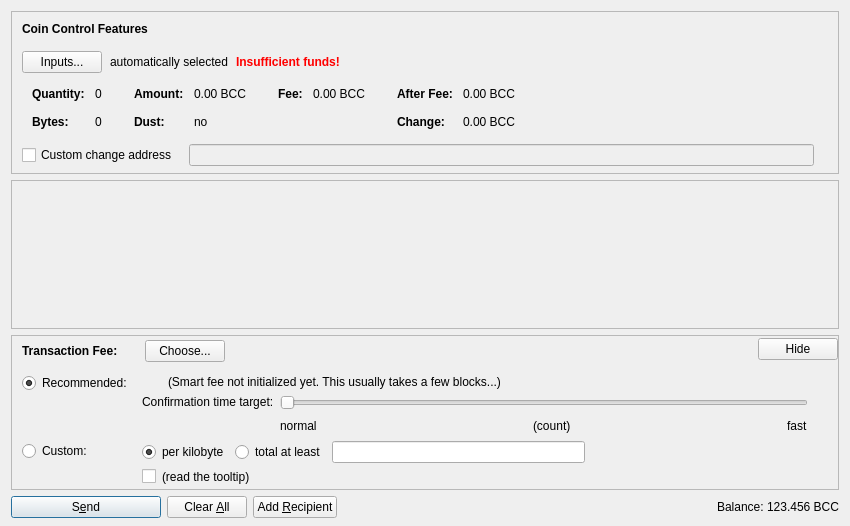
<?xml version="1.0" encoding="UTF-8"?>
<ui version="4.0">
 <class>SendCoinsDialog</class>
 <widget class="QDialog" name="SendCoinsDialog">
  <property name="geometry">
   <rect>
    <x>0</x>
    <y>0</y>
    <width>850</width>
    <height>526</height>
   </rect>
  </property>
  <property name="windowTitle">
   <string>Send Coins</string>
  </property>
  <layout class="QVBoxLayout" name="verticalLayout" stretch="0,1,0,0">
   <property name="bottomMargin">
    <number>8</number>
   </property>
   <item>
    <widget class="QFrame" name="frameCoinControl">
     <property name="sizePolicy">
      <sizepolicy hsizetype="Expanding" vsizetype="Expanding">
       <horstretch>0</horstretch>
       <verstretch>0</verstretch>
      </sizepolicy>
     </property>
     <property name="maximumSize">
      <size>
       <width>16777215</width>
       <height>16777215</height>
      </size>
     </property>
     <property name="frameShape">
      <enum>QFrame::StyledPanel</enum>
     </property>
     <property name="frameShadow">
      <enum>QFrame::Sunken</enum>
     </property>
     <layout class="QVBoxLayout" name="verticalLayoutCoinControl2">
      <property name="spacing">
       <number>0</number>
      </property>
      <property name="leftMargin">
       <number>0</number>
      </property>
      <property name="topMargin">
       <number>0</number>
      </property>
      <property name="rightMargin">
       <number>0</number>
      </property>
      <property name="bottomMargin">
       <number>6</number>
      </property>
      <item>
       <layout class="QVBoxLayout" name="verticalLayoutCoinControl" stretch="0,0,0,0,1">
        <property name="spacing">
         <number>0</number>
        </property>
        <property name="leftMargin">
         <number>10</number>
        </property>
        <property name="topMargin">
         <number>10</number>
        </property>
        <item>
         <layout class="QHBoxLayout" name="horizontalLayoutCoinControl1">
          <property name="bottomMargin">
           <number>15</number>
          </property>
          <item>
           <widget class="QLabel" name="labelCoinControlFeatures">
            <property name="sizePolicy">
             <sizepolicy hsizetype="Preferred" vsizetype="Maximum">
              <horstretch>0</horstretch>
              <verstretch>0</verstretch>
             </sizepolicy>
            </property>
            <property name="font">
             <font>
              <weight>75</weight>
              <bold>true</bold>
             </font>
            </property>
            <property name="styleSheet">
             <string notr="true">font-weight:bold;</string>
            </property>
            <property name="text">
             <string>Coin Control Features</string>
            </property>
           </widget>
          </item>
         </layout>
        </item>
        <item>
         <layout class="QHBoxLayout" name="horizontalLayoutCoinControl2" stretch="0,0,0,0">
          <property name="spacing">
           <number>8</number>
          </property>
          <property name="bottomMargin">
           <number>10</number>
          </property>
          <item>
           <widget class="QPushButton" name="pushButtonCoinControl">
            <property name="styleSheet">
             <string notr="true"/>
            </property>
            <property name="text">
             <string>Inputs...</string>
            </property>
            <property name="autoDefault">
             <bool>false</bool>
            </property>
           </widget>
          </item>
          <item>
           <widget class="QLabel" name="labelCoinControlAutomaticallySelected">
            <property name="text">
             <string>automatically selected</string>
            </property>
            <property name="margin">
             <number>5</number>
            </property>
           </widget>
          </item>
          <item>
           <widget class="QLabel" name="labelCoinControlInsuffFunds">
            <property name="font">
             <font>
              <weight>75</weight>
              <bold>true</bold>
             </font>
            </property>
            <property name="styleSheet">
             <string notr="true">color:red;font-weight:bold;</string>
            </property>
            <property name="text">
             <string>Insufficient funds!</string>
            </property>
            <property name="margin">
             <number>5</number>
            </property>
           </widget>
          </item>
          <item>
           <spacer name="horizontalSpacerCoinControl">
            <property name="orientation">
             <enum>Qt::Horizontal</enum>
            </property>
            <property name="sizeHint" stdset="0">
             <size>
              <width>40</width>
              <height>1</height>
             </size>
            </property>
           </spacer>
          </item>
         </layout>
        </item>
        <item>
         <widget class="QWidget" name="widgetCoinControl" native="true">
          <property name="sizePolicy">
           <sizepolicy hsizetype="Preferred" vsizetype="Preferred">
            <horstretch>0</horstretch>
            <verstretch>0</verstretch>
           </sizepolicy>
          </property>
          <property name="minimumSize">
           <size>
            <width>0</width>
            <height>0</height>
           </size>
          </property>
          <property name="styleSheet">
           <string notr="true"/>
          </property>
          <layout class="QHBoxLayout" name="horizontalLayoutCoinControl5">
           <property name="leftMargin">
            <number>0</number>
           </property>
           <property name="topMargin">
            <number>0</number>
           </property>
           <property name="rightMargin">
            <number>0</number>
           </property>
           <property name="bottomMargin">
            <number>0</number>
           </property>
           <item>
            <layout class="QHBoxLayout" name="horizontalLayoutCoinControl3" stretch="0,0,0,1">
             <property name="spacing">
              <number>20</number>
             </property>
             <property name="topMargin">
              <number>0</number>
             </property>
             <property name="bottomMargin">
              <number>10</number>
             </property>
             <item>
              <layout class="QFormLayout" name="formLayoutCoinControl1">
               <property name="horizontalSpacing">
                <number>10</number>
               </property>
               <property name="verticalSpacing">
                <number>14</number>
               </property>
               <property name="leftMargin">
                <number>10</number>
               </property>
               <property name="topMargin">
                <number>4</number>
               </property>
               <property name="rightMargin">
                <number>6</number>
               </property>
               <item row="0" column="0">
                <widget class="QLabel" name="labelCoinControlQuantityText">
                 <property name="font">
                  <font>
                   <weight>75</weight>
                   <bold>true</bold>
                  </font>
                 </property>
                 <property name="text">
                  <string>Quantity:</string>
                 </property>
                 <property name="margin">
                  <number>0</number>
                 </property>
                </widget>
               </item>
               <item row="0" column="1">
                <widget class="QLabel" name="labelCoinControlQuantity">
                 <property name="cursor">
                  <cursorShape>IBeamCursor</cursorShape>
                 </property>
                 <property name="contextMenuPolicy">
                  <enum>Qt::ActionsContextMenu</enum>
                 </property>
                 <property name="text">
                  <string notr="true">0</string>
                 </property>
                 <property name="margin">
                  <number>0</number>
                 </property>
                 <property name="textInteractionFlags">
                  <set>Qt::LinksAccessibleByMouse|Qt::TextSelectableByKeyboard|Qt::TextSelectableByMouse</set>
                 </property>
                </widget>
               </item>
               <item row="1" column="0">
                <widget class="QLabel" name="labelCoinControlBytesText">
                 <property name="font">
                  <font>
                   <weight>75</weight>
                   <bold>true</bold>
                  </font>
                 </property>
                 <property name="text">
                  <string>Bytes:</string>
                 </property>
                </widget>
               </item>
               <item row="1" column="1">
                <widget class="QLabel" name="labelCoinControlBytes">
                 <property name="cursor">
                  <cursorShape>IBeamCursor</cursorShape>
                 </property>
                 <property name="contextMenuPolicy">
                  <enum>Qt::ActionsContextMenu</enum>
                 </property>
                 <property name="text">
                  <string notr="true">0</string>
                 </property>
                 <property name="textInteractionFlags">
                  <set>Qt::LinksAccessibleByMouse|Qt::TextSelectableByKeyboard|Qt::TextSelectableByMouse</set>
                 </property>
                </widget>
               </item>
              </layout>
             </item>
             <item>
              <layout class="QFormLayout" name="formLayoutCoinControl2">
               <property name="horizontalSpacing">
                <number>10</number>
               </property>
               <property name="verticalSpacing">
                <number>14</number>
               </property>
               <property name="leftMargin">
                <number>6</number>
               </property>
               <property name="topMargin">
                <number>4</number>
               </property>
               <property name="rightMargin">
                <number>6</number>
               </property>
               <item row="0" column="0">
                <widget class="QLabel" name="labelCoinControlAmountText">
                 <property name="font">
                  <font>
                   <weight>75</weight>
                   <bold>true</bold>
                  </font>
                 </property>
                 <property name="text">
                  <string>Amount:</string>
                 </property>
                 <property name="margin">
                  <number>0</number>
                 </property>
                </widget>
               </item>
               <item row="0" column="1">
                <widget class="QLabel" name="labelCoinControlAmount">
                 <property name="cursor">
                  <cursorShape>IBeamCursor</cursorShape>
                 </property>
                 <property name="contextMenuPolicy">
                  <enum>Qt::ActionsContextMenu</enum>
                 </property>
                 <property name="text">
                  <string notr="true">0.00 BCC</string>
                 </property>
                 <property name="textInteractionFlags">
                  <set>Qt::LinksAccessibleByMouse|Qt::TextSelectableByKeyboard|Qt::TextSelectableByMouse</set>
                 </property>
                </widget>
               </item>
               <item row="1" column="0">
                <widget class="QLabel" name="labelCoinControlLowOutputText">
                 <property name="font">
                  <font>
                   <weight>75</weight>
                   <bold>true</bold>
                  </font>
                 </property>
                 <property name="text">
                  <string>Dust:</string>
                 </property>
                </widget>
               </item>
               <item row="1" column="1">
                <widget class="QLabel" name="labelCoinControlLowOutput">
                 <property name="cursor">
                  <cursorShape>IBeamCursor</cursorShape>
                 </property>
                 <property name="contextMenuPolicy">
                  <enum>Qt::ActionsContextMenu</enum>
                 </property>
                 <property name="text">
                  <string notr="true">no</string>
                 </property>
                 <property name="textInteractionFlags">
                  <set>Qt::LinksAccessibleByMouse|Qt::TextSelectableByKeyboard|Qt::TextSelectableByMouse</set>
                 </property>
                </widget>
               </item>
              </layout>
             </item>
             <item>
              <layout class="QFormLayout" name="formLayoutCoinControl3">
               <property name="horizontalSpacing">
                <number>10</number>
               </property>
               <property name="verticalSpacing">
                <number>14</number>
               </property>
               <property name="leftMargin">
                <number>6</number>
               </property>
               <property name="topMargin">
                <number>4</number>
               </property>
               <property name="rightMargin">
                <number>6</number>
               </property>
               <item row="0" column="0">
                <widget class="QLabel" name="labelCoinControlFeeText">
                 <property name="font">
                  <font>
                   <weight>75</weight>
                   <bold>true</bold>
                  </font>
                 </property>
                 <property name="text">
                  <string>Fee:</string>
                 </property>
                 <property name="margin">
                  <number>0</number>
                 </property>
                </widget>
               </item>
               <item row="0" column="1">
                <widget class="QLabel" name="labelCoinControlFee">
                 <property name="cursor">
                  <cursorShape>IBeamCursor</cursorShape>
                 </property>
                 <property name="contextMenuPolicy">
                  <enum>Qt::ActionsContextMenu</enum>
                 </property>
                 <property name="text">
                  <string notr="true">0.00 BCC</string>
                 </property>
                 <property name="textInteractionFlags">
                  <set>Qt::LinksAccessibleByMouse|Qt::TextSelectableByKeyboard|Qt::TextSelectableByMouse</set>
                 </property>
                </widget>
               </item>
              </layout>
             </item>
             <item>
              <layout class="QFormLayout" name="formLayoutCoinControl4">
               <property name="horizontalSpacing">
                <number>10</number>
               </property>
               <property name="verticalSpacing">
                <number>14</number>
               </property>
               <property name="leftMargin">
                <number>6</number>
               </property>
               <property name="topMargin">
                <number>4</number>
               </property>
               <property name="rightMargin">
                <number>6</number>
               </property>
               <item row="0" column="0">
                <widget class="QLabel" name="labelCoinControlAfterFeeText">
                 <property name="font">
                  <font>
                   <weight>75</weight>
                   <bold>true</bold>
                  </font>
                 </property>
                 <property name="text">
                  <string>After Fee:</string>
                 </property>
                 <property name="margin">
                  <number>0</number>
                 </property>
                </widget>
               </item>
               <item row="0" column="1">
                <widget class="QLabel" name="labelCoinControlAfterFee">
                 <property name="cursor">
                  <cursorShape>IBeamCursor</cursorShape>
                 </property>
                 <property name="contextMenuPolicy">
                  <enum>Qt::ActionsContextMenu</enum>
                 </property>
                 <property name="text">
                  <string notr="true">0.00 BCC</string>
                 </property>
                 <property name="textInteractionFlags">
                  <set>Qt::LinksAccessibleByMouse|Qt::TextSelectableByKeyboard|Qt::TextSelectableByMouse</set>
                 </property>
                </widget>
               </item>
               <item row="1" column="0">
                <widget class="QLabel" name="labelCoinControlChangeText">
                 <property name="font">
                  <font>
                   <weight>75</weight>
                   <bold>true</bold>
                  </font>
                 </property>
                 <property name="text">
                  <string>Change:</string>
                 </property>
                </widget>
               </item>
               <item row="1" column="1">
                <widget class="QLabel" name="labelCoinControlChange">
                 <property name="cursor">
                  <cursorShape>IBeamCursor</cursorShape>
                 </property>
                 <property name="contextMenuPolicy">
                  <enum>Qt::ActionsContextMenu</enum>
                 </property>
                 <property name="text">
                  <string notr="true">0.00 BCC</string>
                 </property>
                 <property name="textInteractionFlags">
                  <set>Qt::LinksAccessibleByMouse|Qt::TextSelectableByKeyboard|Qt::TextSelectableByMouse</set>
                 </property>
                </widget>
               </item>
              </layout>
             </item>
            </layout>
           </item>
          </layout>
         </widget>
        </item>
        <item>
         <layout class="QHBoxLayout" name="horizontalLayoutCoinControl4" stretch="0,0,0">
          <property name="spacing">
           <number>12</number>
          </property>
          <property name="sizeConstraint">
           <enum>QLayout::SetDefaultConstraint</enum>
          </property>
          <property name="topMargin">
           <number>5</number>
          </property>
          <property name="rightMargin">
           <number>5</number>
          </property>
          <item>
           <widget class="QCheckBox" name="checkBoxCoinControlChange">
            <property name="toolTip">
             <string>If this is activated, but the change address is empty or invalid, change will be sent to a newly generated address.</string>
            </property>
            <property name="text">
             <string>Custom change address</string>
            </property>
           </widget>
          </item>
          <item>
           <widget class="QValidatedLineEdit" name="lineEditCoinControlChange">
            <property name="enabled">
             <bool>false</bool>
            </property>
            <property name="sizePolicy">
             <sizepolicy hsizetype="Expanding" vsizetype="Fixed">
              <horstretch>0</horstretch>
              <verstretch>0</verstretch>
             </sizepolicy>
            </property>
           </widget>
          </item>
          <item>
           <widget class="QLabel" name="labelCoinControlChangeLabel">
            <property name="sizePolicy">
             <sizepolicy hsizetype="Preferred" vsizetype="Expanding">
              <horstretch>0</horstretch>
              <verstretch>0</verstretch>
             </sizepolicy>
            </property>
            <property name="minimumSize">
             <size>
              <width>0</width>
              <height>0</height>
             </size>
            </property>
            <property name="text">
             <string/>
            </property>
            <property name="margin">
             <number>3</number>
            </property>
           </widget>
          </item>
         </layout>
        </item>
        <item>
         <spacer name="verticalSpacerCoinControl">
          <property name="orientation">
           <enum>Qt::Vertical</enum>
          </property>
          <property name="sizeHint" stdset="0">
           <size>
            <width>800</width>
            <height>1</height>
           </size>
          </property>
         </spacer>
        </item>
       </layout>
      </item>
     </layout>
    </widget>
   </item>
   <item>
    <widget class="QScrollArea" name="scrollArea">
     <property name="widgetResizable">
      <bool>true</bool>
     </property>
     <widget class="QWidget" name="scrollAreaWidgetContents">
      <property name="geometry">
       <rect>
        <x>0</x>
        <y>0</y>
        <width>830</width>
        <height>104</height>
       </rect>
      </property>
      <layout class="QVBoxLayout" name="verticalLayout_2" stretch="0,1">
       <property name="leftMargin">
        <number>0</number>
       </property>
       <property name="topMargin">
        <number>0</number>
       </property>
       <property name="rightMargin">
        <number>0</number>
       </property>
       <property name="bottomMargin">
        <number>0</number>
       </property>
       <item>
        <layout class="QVBoxLayout" name="entries">
         <property name="spacing">
          <number>6</number>
         </property>
        </layout>
       </item>
       <item>
        <spacer name="verticalSpacer">
         <property name="orientation">
          <enum>Qt::Vertical</enum>
         </property>
         <property name="sizeHint" stdset="0">
          <size>
           <width>20</width>
           <height>40</height>
          </size>
         </property>
        </spacer>
       </item>
      </layout>
     </widget>
    </widget>
   </item>
   <item>
    <widget class="QFrame" name="frameFee">
     <property name="sizePolicy">
      <sizepolicy hsizetype="Expanding" vsizetype="Expanding">
       <horstretch>0</horstretch>
       <verstretch>0</verstretch>
      </sizepolicy>
     </property>
     <property name="maximumSize">
      <size>
       <width>16777215</width>
       <height>16777215</height>
      </size>
     </property>
     <property name="frameShape">
      <enum>QFrame::StyledPanel</enum>
     </property>
     <property name="frameShadow">
      <enum>QFrame::Sunken</enum>
     </property>
     <layout class="QVBoxLayout" name="verticalLayoutFee1">
      <property name="spacing">
       <number>0</number>
      </property>
      <property name="leftMargin">
       <number>0</number>
      </property>
      <property name="topMargin">
       <number>0</number>
      </property>
      <property name="rightMargin">
       <number>0</number>
      </property>
      <property name="bottomMargin">
       <number>0</number>
      </property>
      <item>
       <layout class="QVBoxLayout" name="verticalLayoutFee2" stretch="0,0,0">
        <property name="spacing">
         <number>0</number>
        </property>
        <property name="leftMargin">
         <number>10</number>
        </property>
        <property name="topMargin">
         <number>0</number>
        </property>
        <item>
         <layout class="QHBoxLayout" name="horizontalLayoutFee1">
          <property name="bottomMargin">
           <number>0</number>
          </property>
          <item>
           <layout class="QVBoxLayout" name="verticalLayoutFee7">
            <property name="spacing">
             <number>0</number>
            </property>
            <item>
             <spacer name="verticalSpacerSmartFee">
              <property name="orientation">
               <enum>Qt::Vertical</enum>
              </property>
              <property name="sizeType">
               <enum>QSizePolicy::Fixed</enum>
              </property>
              <property name="sizeHint" stdset="0">
               <size>
                <width>1</width>
                <height>4</height>
               </size>
              </property>
             </spacer>
            </item>
            <item>
             <layout class="QHBoxLayout" name="horizontalLayoutSmartFee">
              <property name="spacing">
               <number>10</number>
              </property>
              <item>
               <widget class="QLabel" name="labelFeeHeadline">
                <property name="sizePolicy">
                 <sizepolicy hsizetype="Preferred" vsizetype="Maximum">
                  <horstretch>0</horstretch>
                  <verstretch>0</verstretch>
                 </sizepolicy>
                </property>
                <property name="font">
                 <font>
                  <weight>75</weight>
                  <bold>true</bold>
                 </font>
                </property>
                <property name="styleSheet">
                 <string notr="true">font-weight:bold;</string>
                </property>
                <property name="text">
                 <string>Transaction Fee:</string>
                </property>
               </widget>
              </item>
              <item>
               <widget class="QLabel" name="labelFeeMinimized">
                <property name="text">
                 <string/>
                </property>
               </widget>
              </item>
              <item>
               <widget class="QPushButton" name="buttonChooseFee">
                <property name="text">
                 <string>Choose...</string>
                </property>
               </widget>
              </item>
             </layout>
            </item>
            <item>
             <spacer name="verticalSpacer_5">
              <property name="orientation">
               <enum>Qt::Vertical</enum>
              </property>
              <property name="sizeHint" stdset="0">
               <size>
                <width>1</width>
                <height>1</height>
               </size>
              </property>
             </spacer>
            </item>
           </layout>
          </item>
          <item>
           <spacer name="horizontalSpacer_4">
            <property name="orientation">
             <enum>Qt::Horizontal</enum>
            </property>
            <property name="sizeHint" stdset="0">
             <size>
              <width>40</width>
              <height>20</height>
             </size>
            </property>
           </spacer>
          </item>
          <item>
           <widget class="QPushButton" name="buttonMinimizeFee">
            <property name="toolTip">
             <string>collapse fee-settings</string>
            </property>
            <property name="text">
             <string>Hide</string>
            </property>
           </widget>
          </item>
         </layout>
        </item>
        <item>
         <widget class="QFrame" name="frameFeeSelection">
          <layout class="QVBoxLayout" name="verticalLayoutFee12">
           <property name="spacing">
            <number>0</number>
           </property>
           <property name="leftMargin">
            <number>0</number>
           </property>
           <property name="topMargin">
            <number>0</number>
           </property>
           <property name="rightMargin">
            <number>0</number>
           </property>
           <property name="bottomMargin">
            <number>0</number>
           </property>
           <item>
            <layout class="QGridLayout" name="gridLayoutFee">
             <property name="topMargin">
              <number>10</number>
             </property>
             <property name="bottomMargin">
              <number>4</number>
             </property>
             <property name="horizontalSpacing">
              <number>10</number>
             </property>
             <property name="verticalSpacing">
              <number>4</number>
             </property>
             <item row="1" column="1">
              <layout class="QVBoxLayout" name="verticalLayoutFee8">
               <property name="spacing">
                <number>6</number>
               </property>
               <item>
                <layout class="QHBoxLayout" name="horizontalLayoutFee13">
                 <item>
                  <widget class="QRadioButton" name="radioCustomPerKilobyte">
                   <property name="toolTip">
                    <string>If the custom fee is set to 1000 satoshis and the transaction is only 250 bytes, then &quot;per kilobyte&quot; only pays 250 satoshis in fee, while &quot;total at least&quot; pays 1000 satoshis. For transactions bigger than a kilobyte both pay by kilobyte.</string>
                   </property>
                   <property name="text">
                    <string>per kilobyte</string>
                   </property>
                   <property name="checked">
                    <bool>true</bool>
                   </property>
                   <attribute name="buttonGroup">
                    <string notr="true">groupCustomFee</string>
                   </attribute>
                  </widget>
                 </item>
                 <item>
                  <widget class="QRadioButton" name="radioCustomAtLeast">
                   <property name="toolTip">
                    <string>If the custom fee is set to 1000 satoshis and the transaction is only 250 bytes, then &quot;per kilobyte&quot; only pays 250 satoshis in fee, while &quot;total at least&quot; pays 1000 satoshis. For transactions bigger than a kilobyte both pay by kilobyte.</string>
                   </property>
                   <property name="text">
                    <string>total at least</string>
                   </property>
                   <attribute name="buttonGroup">
                    <string notr="true">groupCustomFee</string>
                   </attribute>
                  </widget>
                 </item>
                 <item>
                  <widget class="BitcoinAmountField" name="customFee"/>
                 </item>
                 <item>
                  <spacer name="horizontalSpacer_6">
                   <property name="orientation">
                    <enum>Qt::Horizontal</enum>
                   </property>
                   <property name="sizeHint" stdset="0">
                    <size>
                     <width>1</width>
                     <height>1</height>
                    </size>
                   </property>
                  </spacer>
                 </item>
                </layout>
               </item>
               <item>
                <layout class="QHBoxLayout" name="horizontalLayoutFee8">
                 <item>
                  <widget class="QCheckBox" name="checkBoxMinimumFee">
                   <property name="toolTip">
                    <string>Paying only the minimum fee is just fine as long as there is less transaction volume than space in the blocks. But be aware that this can end up in a never confirming transaction once there is more demand for maza transactions than the network can process.</string>
                   </property>
                   <property name="text">
                    <string/>
                   </property>
                  </widget>
                 </item>
                 <item>
                  <widget class="QLabel" name="labelMinFeeWarning">
                   <property name="enabled">
                    <bool>true</bool>
                   </property>
                   <property name="toolTip">
                    <string>Paying only the minimum fee is just fine as long as there is less transaction volume than space in the blocks. But be aware that this can end up in a never confirming transaction once there is more demand for maza transactions than the network can process.</string>
                   </property>
                   <property name="text">
                    <string>(read the tooltip)</string>
                   </property>
                   <property name="margin">
                    <number>5</number>
                   </property>
                  </widget>
                 </item>
                 <item>
                  <spacer name="horizontalSpacer_2">
                   <property name="orientation">
                    <enum>Qt::Horizontal</enum>
                   </property>
                   <property name="sizeHint" stdset="0">
                    <size>
                     <width>1</width>
                     <height>1</height>
                    </size>
                   </property>
                  </spacer>
                 </item>
                </layout>
               </item>
              </layout>
             </item>
             <item row="0" column="0">
              <layout class="QVBoxLayout" name="verticalLayoutFee4" stretch="0,1">
               <item>
                <widget class="QRadioButton" name="radioSmartFee">
                 <property name="text">
                  <string>Recommended:</string>
                 </property>
                 <property name="checked">
                  <bool>true</bool>
                 </property>
                 <attribute name="buttonGroup">
                  <string notr="true">groupFee</string>
                 </attribute>
                </widget>
               </item>
               <item>
                <spacer name="verticalSpacer_2">
                 <property name="orientation">
                  <enum>Qt::Vertical</enum>
                 </property>
                 <property name="sizeHint" stdset="0">
                  <size>
                   <width>1</width>
                   <height>1</height>
                  </size>
                 </property>
                </spacer>
               </item>
              </layout>
             </item>
             <item row="1" column="0">
              <layout class="QVBoxLayout" name="verticalLayoutFee9" stretch="0,1">
               <item>
                <widget class="QRadioButton" name="radioCustomFee">
                 <property name="text">
                  <string>Custom:</string>
                 </property>
                 <attribute name="buttonGroup">
                  <string notr="true">groupFee</string>
                 </attribute>
                </widget>
               </item>
               <item>
                <spacer name="verticalSpacer_6">
                 <property name="orientation">
                  <enum>Qt::Vertical</enum>
                 </property>
                 <property name="sizeHint" stdset="0">
                  <size>
                   <width>1</width>
                   <height>1</height>
                  </size>
                 </property>
                </spacer>
               </item>
              </layout>
             </item>
             <item row="0" column="1">
              <layout class="QVBoxLayout" name="verticalLayoutFee3" stretch="0,0,1">
               <property name="spacing">
                <number>6</number>
               </property>
               <property name="topMargin">
                <number>2</number>
               </property>
               <item>
                <layout class="QHBoxLayout" name="horizontalLayoutFee12">
                 <item>
                  <widget class="QLabel" name="labelSmartFee">
                   <property name="text">
                    <string/>
                   </property>
                   <property name="margin">
                    <number>2</number>
                   </property>
                  </widget>
                 </item>
                 <item>
                  <widget class="QLabel" name="labelFeeEstimation">
                   <property name="text">
                    <string/>
                   </property>
                  </widget>
                 </item>
                 <item>
                  <widget class="QLabel" name="labelSmartFee2">
                   <property name="text">
                    <string>(Smart fee not initialized yet. This usually takes a few blocks...)</string>
                   </property>
                   <property name="margin">
                    <number>2</number>
                   </property>
                  </widget>
                 </item>
                 <item>
                  <spacer name="horizontalSpacer_5">
                   <property name="orientation">
                    <enum>Qt::Horizontal</enum>
                   </property>
                   <property name="sizeHint" stdset="0">
                    <size>
                     <width>1</width>
                     <height>1</height>
                    </size>
                   </property>
                  </spacer>
                 </item>
                </layout>
               </item>
               <item>
                <layout class="QHBoxLayout" name="horizontalLayoutFee9">
                 <item>
                  <layout class="QVBoxLayout" name="verticalLayoutFee6">
                   <item>
                    <widget class="QLabel" name="labelSmartFee3">
                     <property name="text">
                      <string>Confirmation time target:</string>
                     </property>
                     <property name="margin">
                      <number>2</number>
                     </property>
                    </widget>
                   </item>
                   <item>
                    <spacer name="verticalSpacer_3">
                     <property name="orientation">
                      <enum>Qt::Vertical</enum>
                     </property>
                     <property name="sizeHint" stdset="0">
                      <size>
                       <width>1</width>
                       <height>1</height>
                      </size>
                     </property>
                    </spacer>
                   </item>
                  </layout>
                 </item>
                 <item>
                  <layout class="QVBoxLayout" name="verticalLayoutFee5">
                   <property name="rightMargin">
                    <number>30</number>
                   </property>
                   <item>
                    <widget class="QSlider" name="sliderSmartFee">
                     <property name="minimum">
                      <number>0</number>
                     </property>
                     <property name="maximum">
                      <number>23</number>
                     </property>
                     <property name="pageStep">
                      <number>1</number>
                     </property>
                     <property name="value">
                      <number>0</number>
                     </property>
                     <property name="orientation">
                      <enum>Qt::Horizontal</enum>
                     </property>
                     <property name="invertedAppearance">
                      <bool>false</bool>
                     </property>
                     <property name="invertedControls">
                      <bool>false</bool>
                     </property>
                     <property name="tickPosition">
                      <enum>QSlider::NoTicks</enum>
                     </property>
                    </widget>
                   </item>
                   <item>
                    <layout class="QHBoxLayout" name="horizontalLayoutFee10">
                     <item>
                      <widget class="QLabel" name="labelSmartFeeNormal">
                       <property name="text">
                        <string>normal</string>
                       </property>
                      </widget>
                     </item>
                     <item>
                      <spacer name="horizontalSpacer_7">
                       <property name="orientation">
                        <enum>Qt::Horizontal</enum>
                       </property>
                       <property name="sizeHint" stdset="0">
                        <size>
                         <width>40</width>
                         <height>20</height>
                        </size>
                       </property>
                      </spacer>
                     </item>
                     <item>
                      <widget class="QLabel" name="confirmationTargetLabel">
                       <property name="text">
                        <string notr="true">(count)</string>
                       </property>
                      </widget>
                     </item>
                     <item>
                      <spacer name="horizontalSpacer_3">
                       <property name="orientation">
                        <enum>Qt::Horizontal</enum>
                       </property>
                       <property name="sizeHint" stdset="0">
                        <size>
                         <width>40</width>
                         <height>20</height>
                        </size>
                       </property>
                      </spacer>
                     </item>
                     <item>
                      <widget class="QLabel" name="labelSmartFeeFast">
                       <property name="text">
                        <string>fast</string>
                       </property>
                      </widget>
                     </item>
                    </layout>
                   </item>
                  </layout>
                 </item>
                </layout>
               </item>
               <item>
                <spacer name="verticalSpacer_4">
                 <property name="orientation">
                  <enum>Qt::Vertical</enum>
                 </property>
                 <property name="sizeHint" stdset="0">
                  <size>
                   <width>1</width>
                   <height>1</height>
                  </size>
                 </property>
                </spacer>
               </item>
              </layout>
             </item>
            </layout>
           </item>
          </layout>
         </widget>
        </item>
        <item>
         <spacer name="verticalSpacerFee">
          <property name="orientation">
           <enum>Qt::Vertical</enum>
          </property>
          <property name="sizeHint" stdset="0">
           <size>
            <width>800</width>
            <height>1</height>
           </size>
          </property>
         </spacer>
        </item>
       </layout>
      </item>
     </layout>
    </widget>
   </item>
   <item>
    <layout class="QHBoxLayout" name="horizontalLayout">
     <item>
      <widget class="QPushButton" name="sendButton">
       <property name="minimumSize">
        <size>
         <width>150</width>
         <height>0</height>
        </size>
       </property>
       <property name="toolTip">
        <string>Confirm the send action</string>
       </property>
       <property name="text">
        <string>S&amp;end</string>
       </property>
       <property name="icon">
        <iconset resource="../maza.qrc">
         <normaloff>:/icons/send</normaloff>:/icons/send</iconset>
       </property>
       <property name="autoDefault">
        <bool>false</bool>
       </property>
       <property name="default">
        <bool>true</bool>
       </property>
      </widget>
     </item>
     <item>
      <widget class="QPushButton" name="clearButton">
       <property name="sizePolicy">
        <sizepolicy hsizetype="Minimum" vsizetype="Fixed">
         <horstretch>0</horstretch>
         <verstretch>0</verstretch>
        </sizepolicy>
       </property>
       <property name="toolTip">
        <string>Clear all fields of the form.</string>
       </property>
       <property name="text">
        <string>Clear &amp;All</string>
       </property>
       <property name="icon">
        <iconset resource="../maza.qrc">
         <normaloff>:/icons/remove</normaloff>:/icons/remove</iconset>
       </property>
       <property name="autoDefault">
        <bool>false</bool>
       </property>
      </widget>
     </item>
     <item>
      <widget class="QPushButton" name="addButton">
       <property name="toolTip">
        <string>Send to multiple recipients at once</string>
       </property>
       <property name="text">
        <string>Add &amp;Recipient</string>
       </property>
       <property name="icon">
        <iconset resource="../maza.qrc">
         <normaloff>:/icons/add</normaloff>:/icons/add</iconset>
       </property>
       <property name="autoDefault">
        <bool>false</bool>
       </property>
      </widget>
     </item>
     <item>
      <spacer name="horizontalSpacer">
       <property name="orientation">
        <enum>Qt::Horizontal</enum>
       </property>
       <property name="sizeHint" stdset="0">
        <size>
         <width>40</width>
         <height>20</height>
        </size>
       </property>
      </spacer>
     </item>
     <item>
      <layout class="QHBoxLayout" name="horizontalLayout_2">
       <property name="spacing">
        <number>3</number>
       </property>
       <item>
        <widget class="QLabel" name="label">
         <property name="sizePolicy">
          <sizepolicy hsizetype="Preferred" vsizetype="Fixed">
           <horstretch>0</horstretch>
           <verstretch>0</verstretch>
          </sizepolicy>
         </property>
         <property name="text">
          <string>Balance:</string>
         </property>
        </widget>
       </item>
       <item>
        <widget class="QLabel" name="labelBalance">
         <property name="sizePolicy">
          <sizepolicy hsizetype="Preferred" vsizetype="Fixed">
           <horstretch>0</horstretch>
           <verstretch>0</verstretch>
          </sizepolicy>
         </property>
         <property name="cursor">
          <cursorShape>IBeamCursor</cursorShape>
         </property>
         <property name="text">
          <string notr="true">123.456 BCC</string>
         </property>
         <property name="textInteractionFlags">
          <set>Qt::LinksAccessibleByMouse|Qt::TextSelectableByKeyboard|Qt::TextSelectableByMouse</set>
         </property>
        </widget>
       </item>
      </layout>
     </item>
    </layout>
   </item>
  </layout>
 </widget>
 <customwidgets>
  <customwidget>
   <class>QValidatedLineEdit</class>
   <extends>QLineEdit</extends>
   <header>qvalidatedlineedit.h</header>
  </customwidget>
  <customwidget>
   <class>BitcoinAmountField</class>
   <extends>QLineEdit</extends>
   <header>bitcoinamountfield.h</header>
   <container>1</container>
  </customwidget>
 </customwidgets>
 <resources>
  <include location="../maza.qrc"/>
 </resources>
 <connections/>
 <buttongroups>
  <buttongroup name="groupFee"/>
  <buttongroup name="groupCustomFee"/>
 </buttongroups>
</ui>
